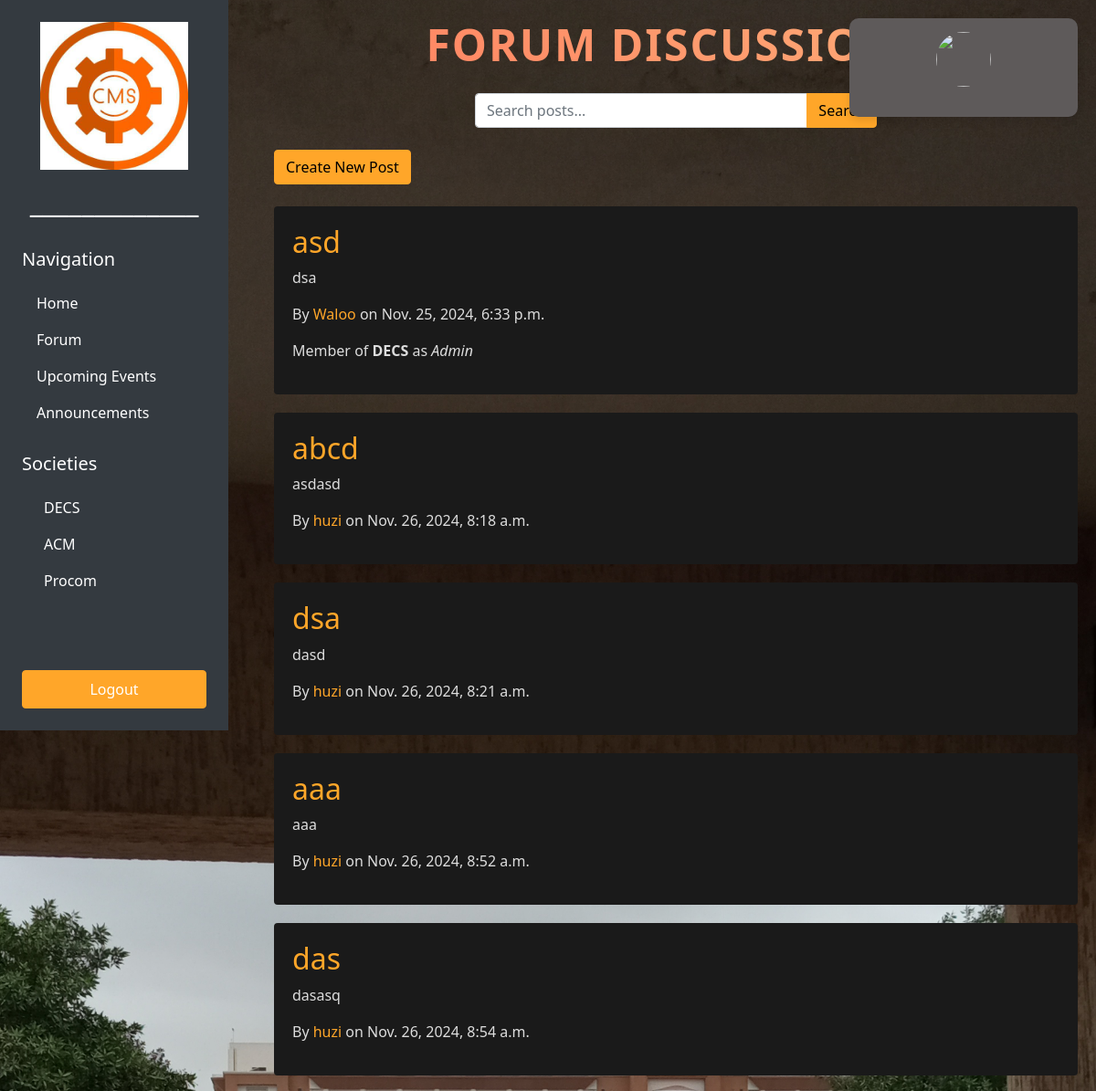
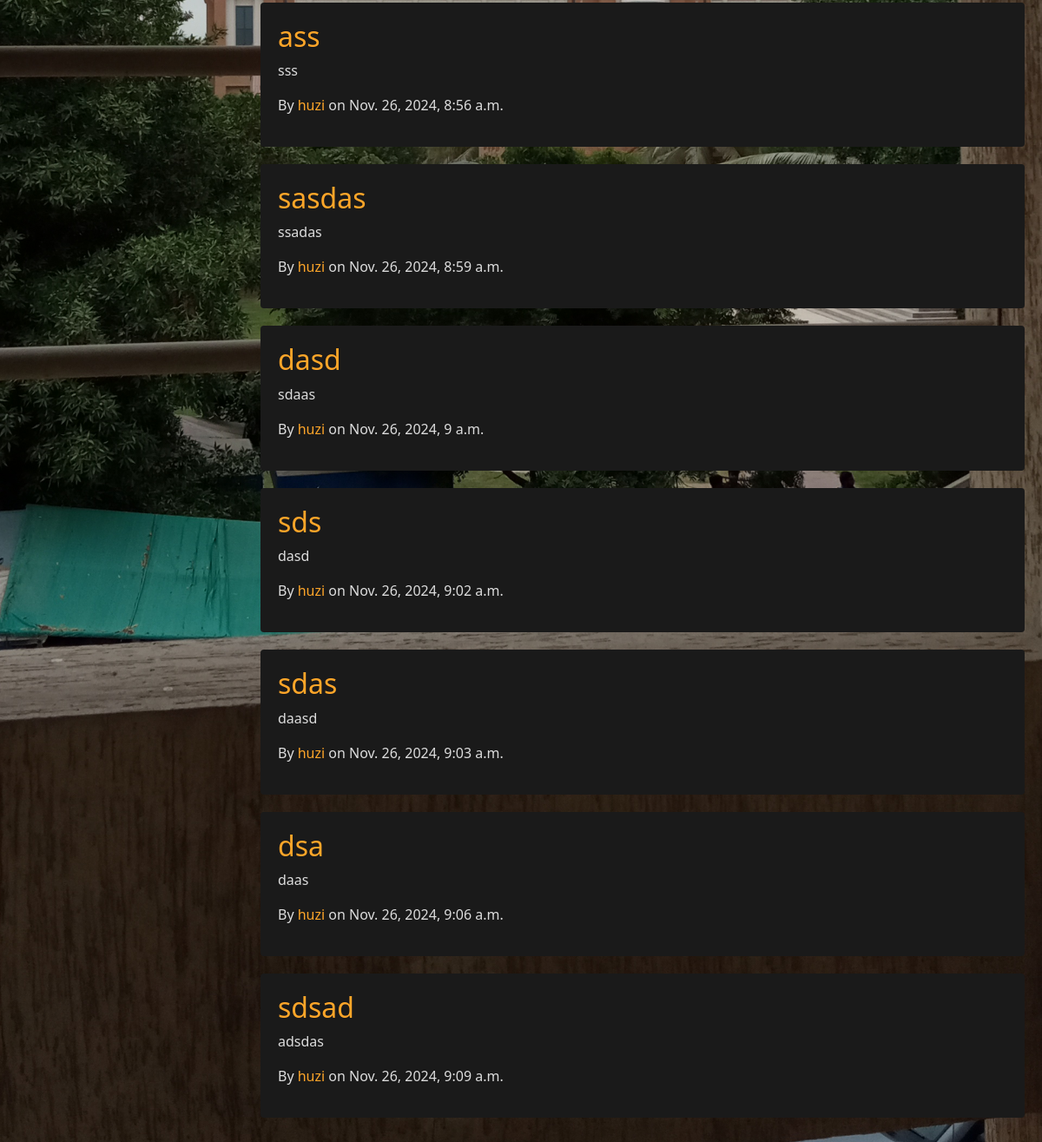
/forum/, run on an earlier commit of the app's database (2 pictures, top to bottom).
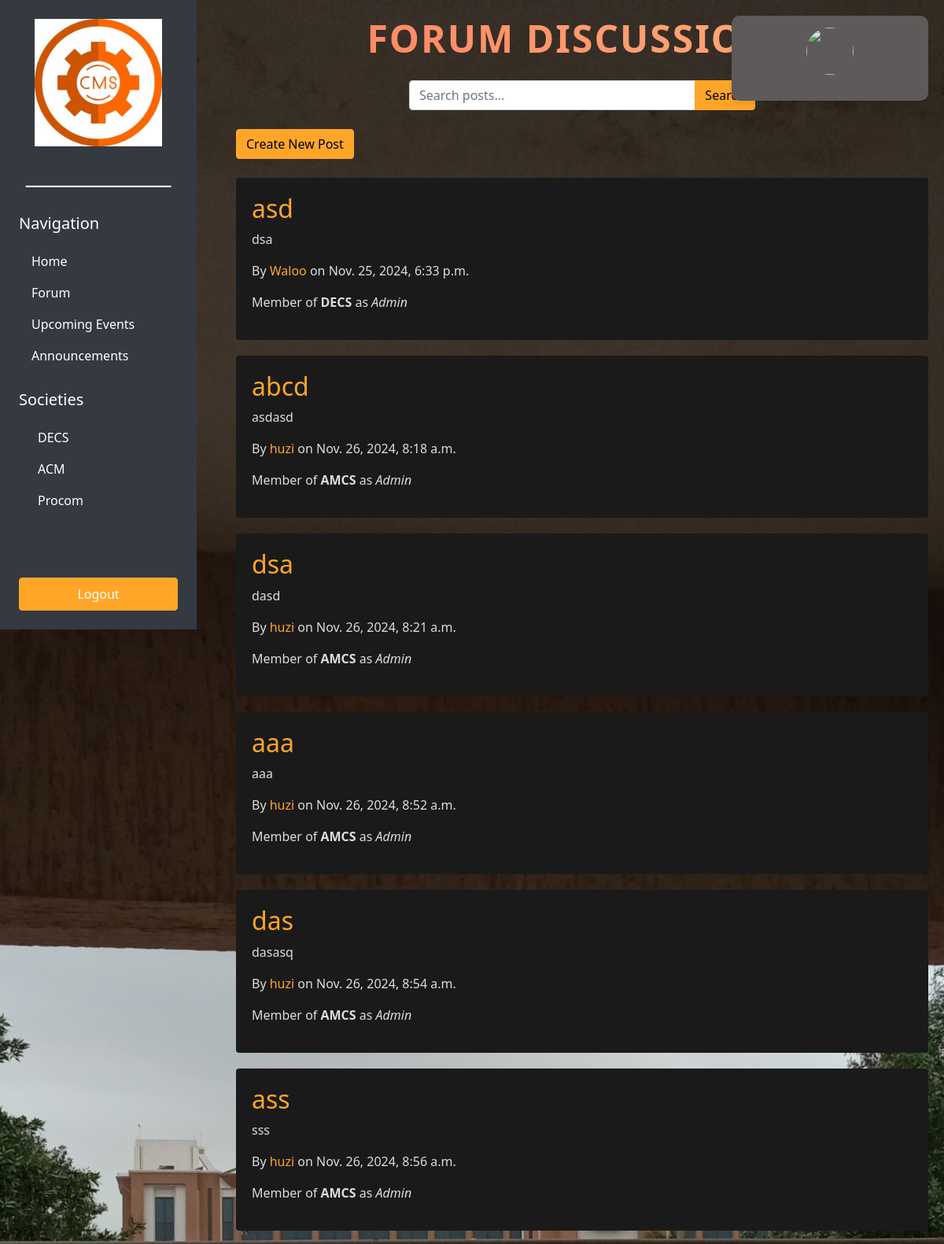
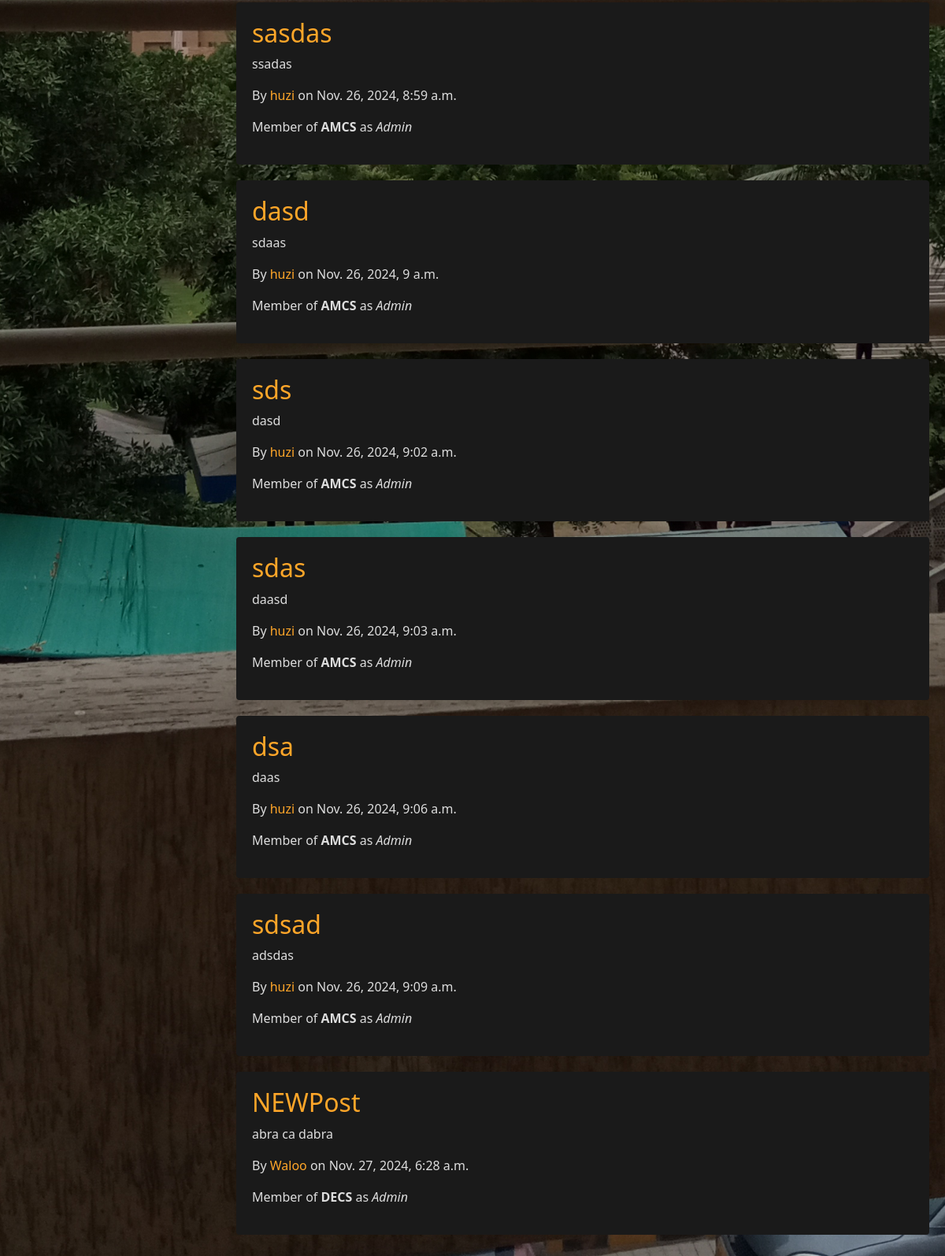
And on a later commit of the database (2 pictures, top to bottom).
### forum/models.py (models this page shows, shortened)
class Post(models.Model):
    title = models.CharField(max_length=255)
    content = models.TextField()
    author = models.ForeignKey(CustomUser, on_delete=models.CASCADE)
    created_at = models.DateTimeField(auto_now_add=True)

### loginreg/models.py (models this page shows, shortened)
class CustomUser(AbstractUser):
    email = models.EmailField(unique=True)
    isadmin = models.BooleanField(default=False)
    profile_picture = models.ImageField(upload_to="profile_pictures/", default="profile_pictures/default.png")

### Society/models.py (models this page shows, shortened)
class Society(models.Model):
    name = models.CharField(max_length=255, unique=True)
    description = models.TextField(blank=True)
    created_at = models.DateTimeField(auto_now_add=True)
    admins = models.ManyToManyField(CustomUser, related_name='society_admins')
    members = models.ManyToManyField(CustomUser, related_name='society_members', blank=True)
    email = models.EmailField(blank=True)
    phone_number = models.CharField(max_length=15, blank=True)

### forum/views.py (the view)
# urls.py: path('forum/',forumview.forum_page,name='forumhome'),
def forum_page(request):
    query = request.GET.get('q')
    if query:
        posts = Post.objects.filter(title__icontains=query)
    else:
        posts = Post.objects.all()
    posts_with_societies = []
    for post in posts:
        author_societies = []
        if post.author.is_authenticated:
            societies = Society.objects.filter(members=post.author) | Society.objects.filter(admins=post.author)
            for society in societies:
                position = "Admin" if society.admins.filter(id=post.author.id).exists() else "Member"
                author_societies.append({'society_name': society.name, 'position': position})
        posts_with_societies.append({'post': post, 'author_societies': author_societies})
    return render(request, 'forum.html', {'posts_with_societies': posts_with_societies})

### Templates/forum.html (shortened to what this page needs)
{% load static %}
<!DOCTYPE html>
<html lang="en">
<head>
    <link href="https://cdn.jsdelivr.net/npm/bootstrap@4.3.1/dist/css/bootstrap.min.css" rel="stylesheet">
</head>
<body>
    <div class="profile-card-container">
        <div class="profile-card card">
            <img src="{{ user.profile_picture.url }}" class="profile-pic">
            <div class="profile-info">
            </div>
        </div>
    </div>
<nav class="sidebar bg-dark d-flex flex-column p-4 position-fixed" style="width: 250px; height: 100vh;">
    <div class="sidebar-header text-center mb-4">
        <img src="/static/images/logo.jpg" alt="Society Logo" class="logo mb-3" style="width: 80%; max-width: 200px;">
        <h2 class="text-white">_____________</h2>
    </div>
    <div class="sidebar-links">
        <h5 class="sidebar-category text-white mb-3">Navigation</h5>
        <a href="{% url 'home' %}" class="nav-link text-white {% if request.resolver_match.url_name == 'home' %}active{% endif %}">Home</a>
        <a href="{% url 'forumhome' %}" class="nav-link text-white {% if request.resolver_match.url_name == 'forumhome' %}active{% endif %}">Forum</a>
        <a href="{% url 'upcoming_events' society_id=1 %}" class="nav-link text-white">Upcoming Events</a>
        <a href="{% url 'announcements_page' society_id=1 %}" class="nav-link text-white">Announcements</a>
        <h5 class="sidebar-category text-white mt-4 mb-3">Societies</h5>
        <div class="ml-2">
            <a href="{% url 'decshome' %}" class="nav-link text-white {% if request.resolver_match.url_name == 'decshome' %}active{% endif %}">DECS</a>
            <a href="{% url 'acmhome' %}" class="nav-link text-white {% if request.resolver_match.url_name == 'acmhome' %}active{% endif %}">ACM</a>
            <a href="{% url 'pcomhome' %}" class="nav-link text-white {% if request.resolver_match.url_name == 'pcomhome' %}active{% endif %}">Procom</a>
        </div>
    </div>
    <div class="sidebar-footer mt-auto">
        <a href="{% url 'logout' %}" class="nav-link btn btn-primary text-white mt-2">Logout</a>
    </div>
</nav>
    <div class="main-content">
       <h1 class="title-forum">Forum Discussions</h1>
       <form method="GET" action="" class="d-flex justify-content-center mb-4">
            <div class="input-group w-50">
                <input type="text" name="q" class="form-control" placeholder="Search posts..." value="{{ request.GET.q }}">
                <div class="input-group-append">
                    <button type="submit" class="btn btn-primary">Search</button>
                </div>
            </div>
        </form>
        <a href="{% url 'forumcreate' %}" class="btn btn-primary mb-4">Create New Post</a>
       {% for item in posts_with_societies %}
            <div class="post-card card {% if item.post.is_new %}new-post{% endif %}">
                <h2><a href="{% url 'forumpostdetail' item.post.id %}">{{ item.post.title }}</a></h2>
                <p>{{ item.post.content|truncatewords:20 }}</p>
                <p>By <a href="{% url 'user_profile' item.post.author.username %}">{{ item.post.author.username }}</a> on {{ item.post.created_at }}</p>
                {% for society in item.author_societies %}
                    <p>Member of <strong>{{ society.society_name }}</strong> as <em>{{ society.position }}</em></p>
                {% endfor %}
            </div>
        {% endfor %}
</body>
</html>

What changed in the data, as far as the page shows it:
now on this page (row unchanged): Society: society_name "AMCS" "AMCS" "AMCS" "AMCS" "AMCS" "AMCS" "AMCS" "AMCS" "AMCS" "AMCS" "AMCS"
added Post: post "NEWPost", post.content "abra ca dabra", post.author.username "Waloo", post.created_at "Nov. 27, 2024, 6:28 a.m.", {{ society.society_name }} "DECS", position "Admin"
Also different on the page:
new list line: "Member of as Admin"
